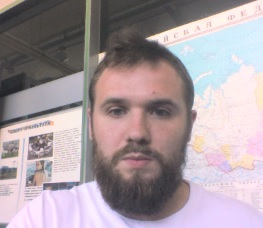
#> input picture 11.jpg, 263 x 228 px
$ python facecrop.py 11.jpg
#> lines starting #> are read from the running program, lines starting #| are printed output that depends on the picture; after the words box and inside, x2 and y2 are one past the last pixel; in counts of white or black regions, pixels touching at a corner belong together
import cv2
import sys
import os


class FaceCropper(object):
    CASCADE_PATH = "data/haarcascades/haarcascade_frontalface_default.xml"

    def __init__(self):
        self.face_cascade = cv2.CascadeClassifier(self.CASCADE_PATH)

    def generate(self, image_path, show_result):
#> called with image_path = '11.jpg', show_result = True
        img = cv2.imread(image_path)
#> img is the input picture: shape (228, 263, 3); mean B, G, R 160.6, 155.4, 168.1
        if (img is None):
            print("Can't open image file")
            return 0

        #img = cv2.cvtColor(img, cv2.COLOR_BGR2GRAY)
        faces = self.face_cascade.detectMultiScale(img, 1.1, 3, minSize=(100, 100))
#> faces = [[76, 62, 124, 124]]
        if (faces is None):
            print('Failed to detect face')
            return 0

        if (show_result):
            for (x, y, w, h) in faces:
                cv2.rectangle(img, (x,y), (x+w, y+h), (255,0,0), 2)
#> this loop made 1 pass
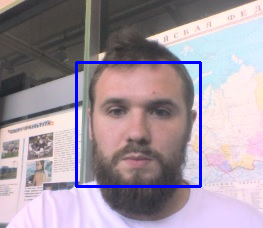
#> img: shape (228, 263, 3); 2.47% of pixels changed, all inside (x1, y1, x2, y2) = (75, 61, 202, 188)
            cv2.imshow('img', img)
            cv2.waitKey(0)
            cv2.destroyAllWindows()

        facecnt = len(faces)
#> facecnt = 1
        print("Detected faces: %d" % facecnt)
#| Detected faces: 1
        i = 0
        height, width = img.shape[:2]
#> height = 228; width = 263

        for (x, y, w, h) in faces:
            r = max(w, h) / 2
            centerx = x + w / 2
            centery = y + h / 2
            nx = int(centerx - r)
            ny = int(centery - r)
            nr = int(r * 2)

            faceimg = img[ny:ny+nr, nx:nx+nr]
            lastimg = cv2.resize(faceimg, (32, 32))
            i += 1
            cv2.imwrite("image%d.jpg" % i, lastimg)
#> this loop made 1 pass
#> (x, y, w, h, r, centerx, centery, nx) on pass 1: (76, 62, 124, 124, 62, 138, 124, 76)
#> pass 1, in generate, `faceimg = img[ny:ny+nr, nx:nx+nr]`:
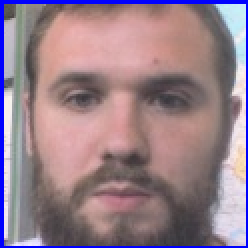
#> faceimg: shape (124, 124, 3) (shown 2 times larger); mean B, G, R 139.3, 127.9, 151.1
#> pass 1, in generate, `lastimg = cv2.resize(faceimg, (32, 32))`:
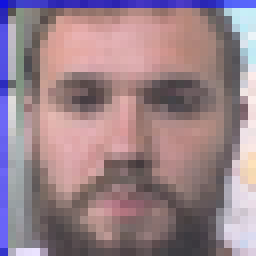
#> lastimg: shape (32, 32, 3) (shown 8 times larger); mean B, G, R 138, 129.9, 153.1
#> after the loop, i = 1


if __name__ == '__main__':
    args = sys.argv
    argc = len(args)

    if (argc != 2):
        print('Usage: %s [image file]' % args[0])
        quit()

    detecter = FaceCropper()
    detecter.generate(args[1], True)

$ run again, on c1.jpg
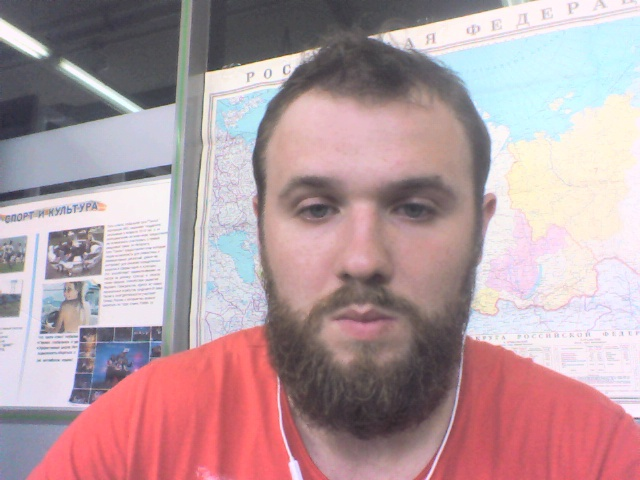
#> input picture c1.jpg, 640 x 480 px
#> in generate, img is the input picture: shape (480, 640, 3); mean B, G, R 160.2, 154.8, 180.9
#> faces = [[226, 99, 275, 275]]
#> the loop in generate, `for (x, y, w, h) in faces:` made 1 pass
#> after the loop in generate, `for (x, y, w, h) in faces:`:
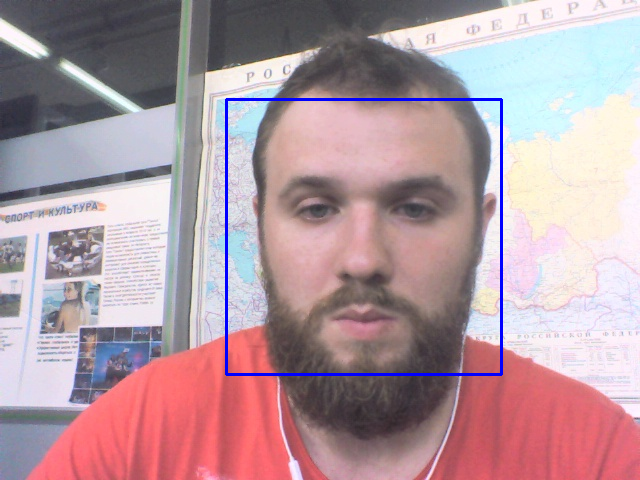
#> img: shape (480, 640, 3); 1.07% of pixels changed, all inside (x1, y1, x2, y2) = (225, 98, 503, 376)
#> facecnt = 1
#| Detected faces: 1
#> the loop in generate, `for (x, y, w, h) in faces:` made 1 pass
#> (x, y, w, h, r, centerx, centery, nx) on pass 1: (226, 99, 275, 275, 137.5, 363.5, 236.5, 226)
#> pass 1, in generate, `lastimg = cv2.resize(faceimg, (32, 32))`:
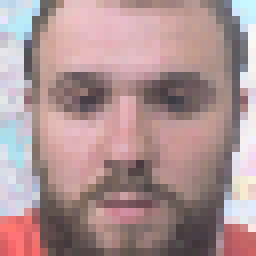
#> lastimg: shape (32, 32, 3) (shown 8 times larger); mean B, G, R 147, 145.9, 172.8

$ run again, on c2.jpg
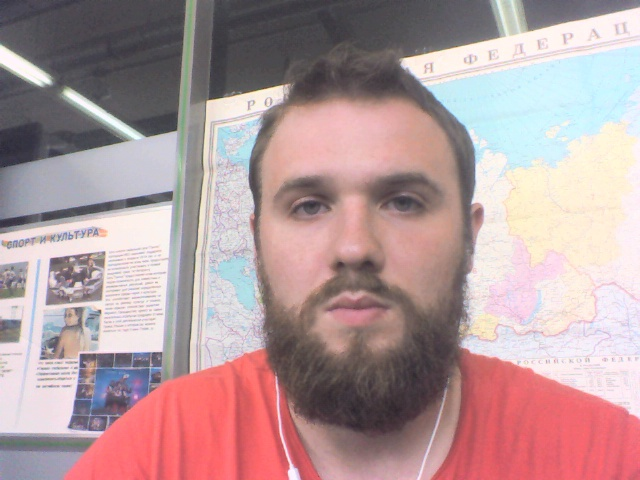
#> input picture c2.jpg, 640 x 480 px
#> in generate, img is the input picture: shape (480, 640, 3); mean B, G, R 155.2, 153.2, 179.3
#> faces = [[226, 102, 256, 256]]
#> the loop in generate, `for (x, y, w, h) in faces:` made 1 pass
#> after the loop in generate, `for (x, y, w, h) in faces:`:
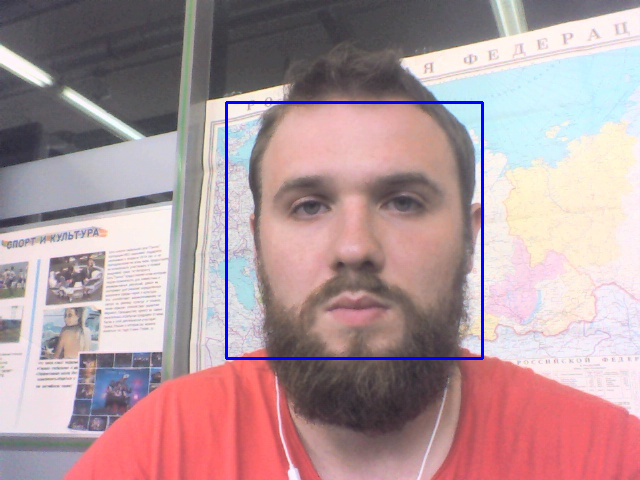
#> img: shape (480, 640, 3); 1% of pixels changed, all inside (x1, y1, x2, y2) = (225, 101, 484, 360)
#> facecnt = 1
#| Detected faces: 1
#> the loop in generate, `for (x, y, w, h) in faces:` made 1 pass
#> (x, y, w, h, r, centerx, centery, nx) on pass 1: (226, 102, 256, 256, 128, 354, 230, 226)
#> pass 1, in generate, `lastimg = cv2.resize(faceimg, (32, 32))`:
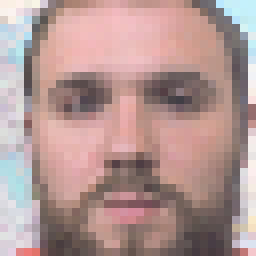
#> lastimg: shape (32, 32, 3) (shown 8 times larger); mean B, G, R 147.1, 150, 178.1
